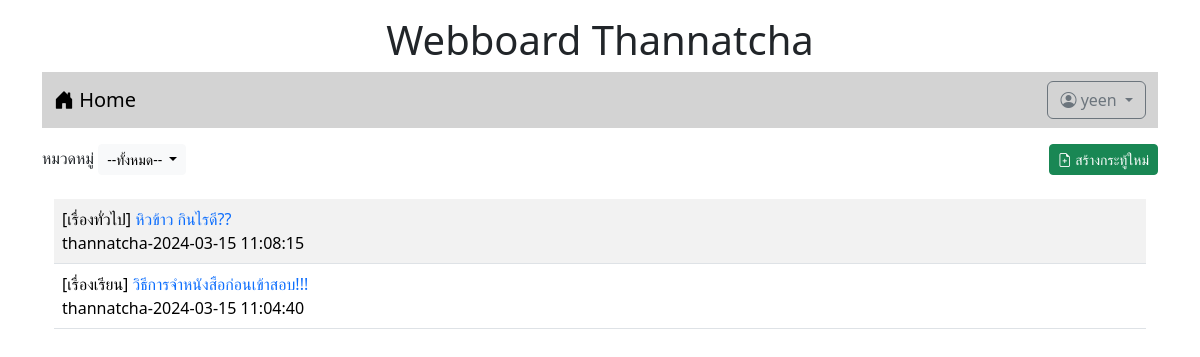
/index.php (signed in), run on the app's committed database.
### tables this page shows
CREATE TABLE `post` (
  `id` int(11) NOT NULL,
  `title` varchar(128) NOT NULL,
  `content` varchar(2048) NOT NULL,
  `post_date` datetime NOT NULL,
  `cat_id` int(11) NOT NULL,
  `user_id` int(11) NOT NULL
);

CREATE TABLE `category` (
  `id` int(11) NOT NULL,
  `name` varchar(32) NOT NULL
);

CREATE TABLE `user` (
  `id` int(11) NOT NULL,
  `login` varchar(32) NOT NULL,
  `password` varchar(64) NOT NULL,
  `name` varchar(64) NOT NULL,
  `gender` char(1) NOT NULL,
  `email` varchar(32) NOT NULL,
  `role` char(1) NOT NULL
);

### index.php (the view, shortened to what this page needs)
<!DOCTYPE html>
<html lang="en">
<head>
    <link href="https://cdn.jsdelivr.net/npm/bootstrap@5.3.2/dist/css/bootstrap.min.css" rel="stylesheet">
    <link rel="stylesheet" href="https://cdn.jsdelivr.net/npm/bootstrap-icons@1.11.3/font/bootstrap-icons.min.css">
</head>
<body>
    <div class="container-lg">
    <h1 style="text-align: center;" class="mt-3">Webboard Thannatcha</h1>
   <?php include "nav.php"?>
<div class="mt-3 d-flex justify-content-between ">
        <div>
            <label>หมวดหมู่</label>
            <span class="dropdown">
                <button class="btn btn-light btn-sm dropdown-toggle" type="button" data-bs-toggle="dropdown" aria-expanded="false">
                    --ทั้งหมด--
                </button>
            </span>
        </div>
            <?php if(isset($_SESSION['id'])){ ?>
            <div>
                <a href="newpost.php" class="btn btn-success btn-sm">
                <i class="bi bi-file-earmark-plus"></i> สร้างกระทู้ใหม่</a>
            </div>
            <?php } ?>
</div>
    <div class="container-lg">
    <table class="table table-striped mt-4">
    <?php
         $conn = new PDO("mysql:host=localhost;dbname=webboard;charset=utf8", "root", "");
         $sql = "SELECT t3.name,t1.title,t1.id,t2.login,t1.post_date FROM post as t1
         INNER JOIN user as t2 ON (t1.user_id=t2.id)
         INNER JOIN category as t3 ON (t1.cat_id=t3.id) ORDER BY t1.post_date DESC";
         $result=$conn->query($sql);
         while($row=$result->fetch()){
            echo "<tr><td class='d-flex justify-content-between'><div>[$row[0]]
            <a href = post.php?id=$row[2]
            style=text-decoration:none>$row[1]</a><br>$row[3]-$row[4]</div>";
            echo "</td></tr>";
         }
    ?>
    </table>
    </div>
</body>
</html>

### data on the page
post: category.name "เรื่องทั่วไป", title "หิวข้าว กินไรดี??", user.login "thannatcha", post_date "2024-03-15 11:08:15"
post: category.name "เรื่องเรียน", title "วิธีการจำหนังสือก่อนเข้าสอบ!!!", user.login "thannatcha", post_date "2024-03-15 11:04:40"

### other printed values
$_SESSION['username'] "yeen"
